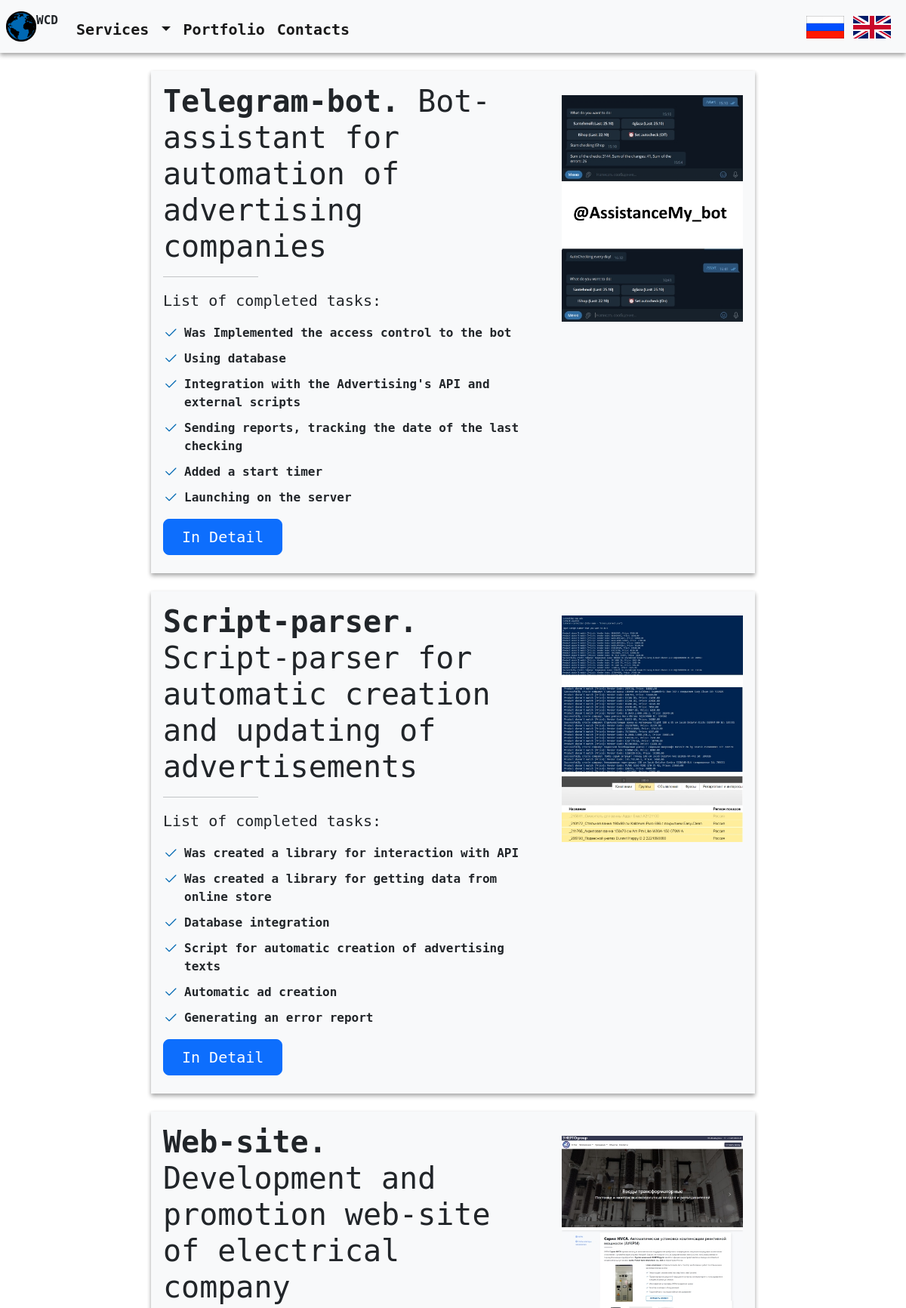
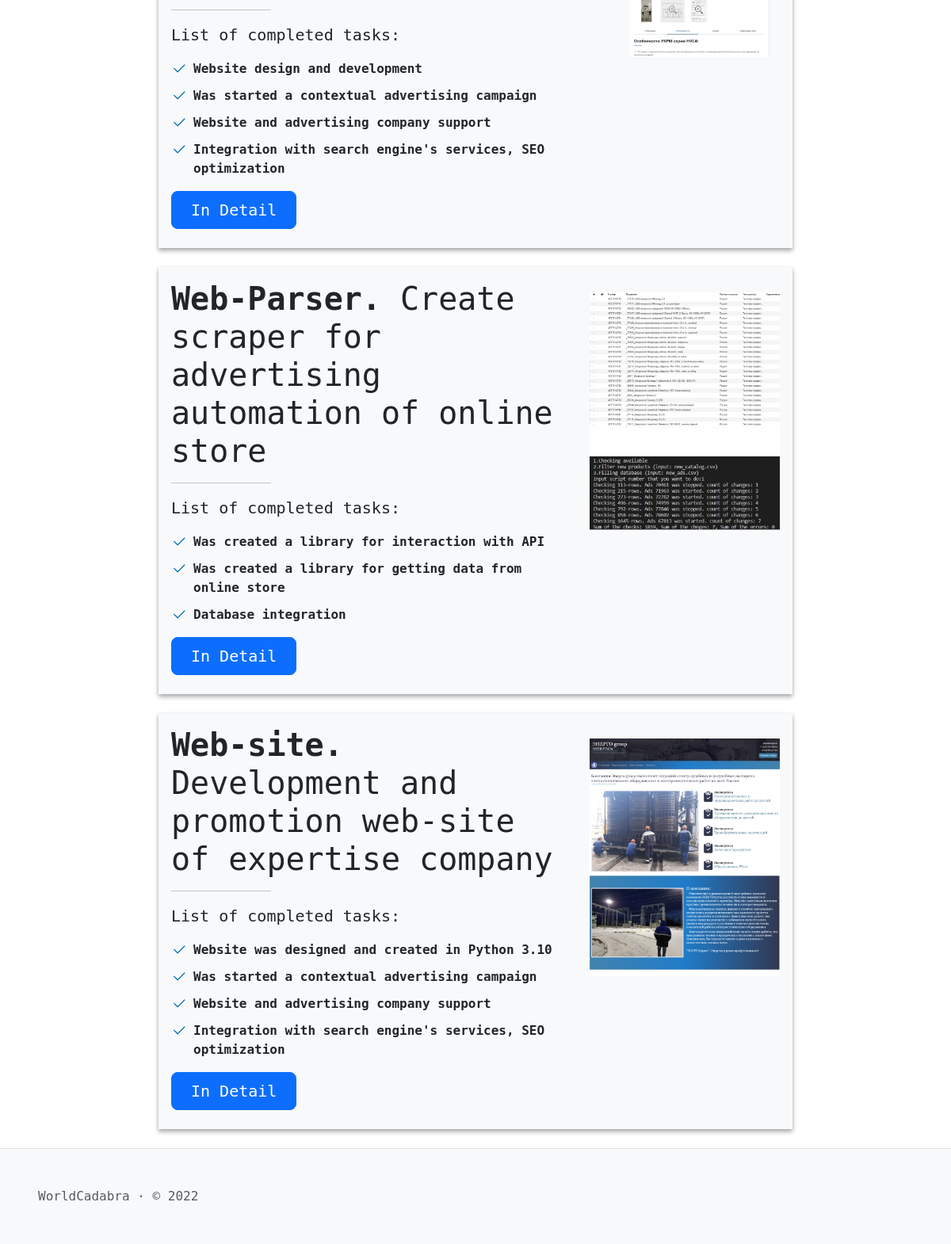
/en/projects/, run on the app's committed database (2 pictures, top to bottom).
### Class_SQLAlchemy.py (models this page shows, shortened)
class Menu(db.Model):
    id = db.Column(db.Integer, unique=True, primary_key=True)
    title = db.Column(db.String(100), nullable=False)
    url = db.Column(db.String(100), nullable=True)
    url_name = db.Column(db.String(100), nullable=True)
    visibility = db.Column(db.String(50), default='visible', nullable=False)
    button_type = db.Column(db.String(50), nullable=False)
    parent = db.Column(db.String(50))
    language = db.Column(db.String(20), nullable=False)
    priorities = db.Column(db.Integer)
    note = db.Column(db.String(200), nullable=True)

class projects(db.Model):
    id = db.Column(db.Integer, unique=True, primary_key=True)
    title = db.Column(db.String(100), nullable=False)
    short_discription = db.Column(db.String(2000), nullable=True)
    photo = db.Column(db.String(500), nullable=True)
    url = db.Column(db.String(100), nullable=True)
    url_name = db.Column(db.String(100), nullable=True)
    visibility = db.Column(db.String(50), default='visible', nullable=False)
    content = db.Column(db.String(50000), nullable=True)
    language = db.Column(db.String(20), nullable=False)
    priorities = db.Column(db.Integer)
    note = db.Column(db.String(200), nullable=True)

### en/en.py (the view)
@en.route('/projects/')
def Projects():
    content = projects.query.filter_by(visibility='visible', language='en').order_by(projects.priorities.desc()).all()
    return render_template('projects.html', general=get_general_content('projects'), content=content)

### en/en.py (called while the page is built)
def get_general_content(url_name):
    res = {}
    try:
        res['Menu'] = Menu.query.filter_by(visibility='visible', language='en').order_by(Menu.priorities).all()
        res['SEO'] = SEO.query.filter_by(language='en', url_name=url_name).first()
        return res
    except:
        abort(404)

### templates/projects.html
{% extends "layout.html" %}
{% block body %}
{% for item in content %}
<div class="container-flex project-tasks col-lg-8 mx-auto my-4 p-3">
        <div class="row">
            <div class="col-md-8 col-sm-12">
                    <h1 class="mb-3">{{ item.title|safe }}</h1>
                    <hr class="col-5 col-md-3">
                    {{ item.short_discription|safe }}
                    <div>
                        <a href="{{ item.url }}" class="btn btn-primary btn-lg px-4 mb-2">
                        {% if item.language == 'ru' %}
                        Подробнее
                        {% elif item.language == 'en' %}
                        In Detail
                        {% endif %}
                        </a>
                    </div>
            </div>
            <div class="col-md-4 col-sm-12 pt-sm-3 text-center">
                <img src="{{ item.photo }}" class="img-fluid" alt="{{ item.title }}">
            </div>
        </div>
</div>
{% endfor %}
{% endblock %}

### templates/layout.html (shortened to what this page needs)
<!DOCTYPE html>
<html lang="{{ general['SEO'].language }}">
<head>
    {% block head %}
    <link href="{{ url_for('static', filename='css/bootstrap.min.css') }}" rel="stylesheet"
>
    <link rel="stylesheet" href="https://cdn.jsdelivr.net/npm/bootstrap-icons@1.9.1/font/bootstrap-icons.css">
    <link href="{{ url_for('static', filename='css/styles.css') }}" rel="stylesheet">
    {% endblock %}
</head>
<body>
    <header>
        <nav class="navbar navbar-expand-md bg-light">
            <a class="navbar-brand ps-2 mx-0" href="{{ url_for('.index') }}">
                <img src="{{ url_for('static', filename='img/logo_full.png') }}" alt="Logo" style="max-height: 40px">
            </a>
            <p class="navbar-logo pe-3">WCD</p>
            <div class="collapse navbar-collapse pt-2" id="navbarSupportedContent">
                <ul class="navbar-nav me-auto mb-lg-0">
                    {% for menu in general['Menu'] %}
                        {% if menu.button_type == 'menu' and not menu.parent %}
                            <li class="nav-item">
                                <a class="nav-link active" aria-current="page" href="{{ menu.url }}">{{menu.title}}</a>
                            </li>
                        {% elif menu.button_type == 'dropmenu' and not menu.parent %}
                            <li class="nav-item dropdown">
                                <a class="nav-link dropdown-toggle active" href="{{ menu.url }}" id="navbarDropdown" role="button"
                                    data-bs-toggle="dropdown" aria-expanded="false">
                                    {{menu.title}}
                                </a>
                            </li>
                        {% endif %}
                    {% endfor %}
                </ul>
            </div>
            <ul class="navbar-nav ms-auto mx-3 d-md-flex d-none align-items-center">
              <li class="nav-item m-1">
                  <a href="/"><img src="{{ url_for('static', filename='img/rus.png') }}"
                          style="max-height: 30px" class="img-fluid"></a>
                  <a href="/en"><img src="{{ url_for('static', filename='img/eng.png') }}"
                          style="max-height: 30px" class="img-fluid"></a>
              </li>
            </ul>
        </nav>
    </header>
    <main class="content">
        {% block body %}{% endblock %}
    </main>
</body>
<footer class="text-muted border-top bg-light">
  <div class="d-flex ms-5 py-5">
      WorldCadabra · © 2022
  </div>
</footer>
</html>

### static/css/styles.css (style rules this page uses)
:root { --color1: #0068B2; }
* { font-family: "DejaVu Sans Mono"; }
.navbar .navbar-logo { font-size:16px; font-weight: 900; }
.navbar-nav { font-size:20px; font-weight: 700; }
.project-tasks ul, .service-tasks ul { list-style: none; padding: 0; }
.project-tasks ul li, .service-tasks ul li { padding-left: 28px; position: relative; }
.project-tasks ul li+li, .service-tasks ul li+li { margin-top: 10px; }
.project-tasks ul i, .service-tasks ul i { position: absolute; left: 0; top: 2px; font-size: 20px; color: var(--color1); line-height: 1; }
.container-flex { background-color: #f8f9fa; box-shadow: 0 2px 5px rgba(0,0,0,0.2), 0 4px 6px rgba(0,0,0,0.2); }
header { box-shadow: 0 2px 5px rgba(0,0,0,0.2), 0 4px 6px rgba(0,0,0,0.2); }
.content { min-height: 100vh; }

### data on the page
Menu: title "Services"
Menu: title "Portfolio"
Menu: title "Contacts"
projects: title "Telegram-bot. Bot-assistant for automation of advertising companies", short_discription "List of completed tasks: Was Implemented the access control to the bot Using database Integration with the Advertising's API and external scripts Sending reports, tracking the date of the last checking Added a start timer Launching on the server", language "In Detail", photo (picture)
projects: title "Script-parser. Script-parser for automatic creation and updating of advertisements", short_discription "List of completed tasks: Was created a library for interaction with API Was created a library for getting data from online store Database integration Script for automatic creation of advertising texts Automatic ad creation Generating an error report", language "In Detail", photo (picture)
projects: title "Web-site. Development and promotion web-site of electrical company", short_discription "List of completed tasks: Website design and development Was started a contextual advertising campaign Website and advertising company support Integration with search engine's services, SEO optimization", language "In Detail", photo (picture)
projects: title "Web-Parser. Create scraper for advertising automation of online store", short_discription "List of completed tasks: Was created a library for interaction with API Was created a library for getting data from online store Database integration", language "In Detail", photo (picture)
projects: title "Web-site. Development and promotion web-site of expertise company", short_discription "List of completed tasks: Website was designed and created in Python 3.10 Was started a contextual advertising campaign Website and advertising company support Integration with search engine's services, SEO optimization", language "In Detail", photo (picture)
